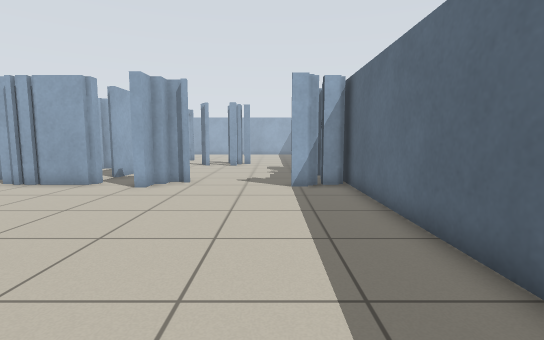
view 1 (above)

24 first-person views from a walk through a robot-simulator world made for Stage. The camera is 0.86 m above the floor, tilts 6° down and sees 85° across. Floor lines are 1 m apart. The floor is counted in squares, 0.5 m on a side. Each view is taken from the middle of a square. On the plan, view 1 faces up. The plan holds only what a view shows up to about 15 squares ahead; the rest is blank. The place goes on beyond the plan. Robots are left out.

view 2
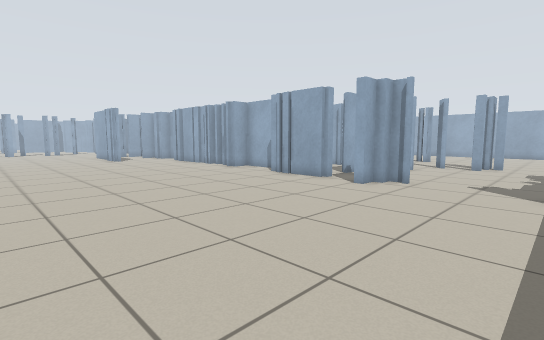

view 3
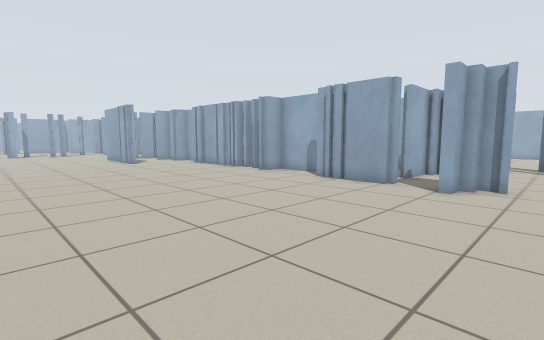

view 4
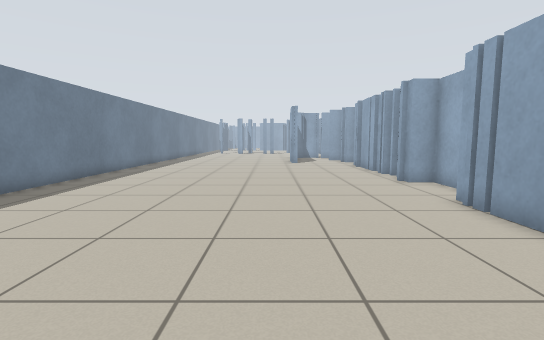

view 5
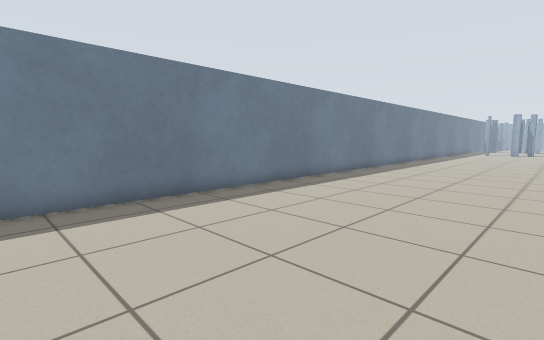

view 6
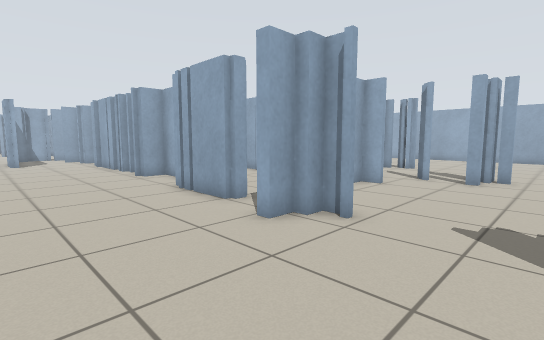

view 7
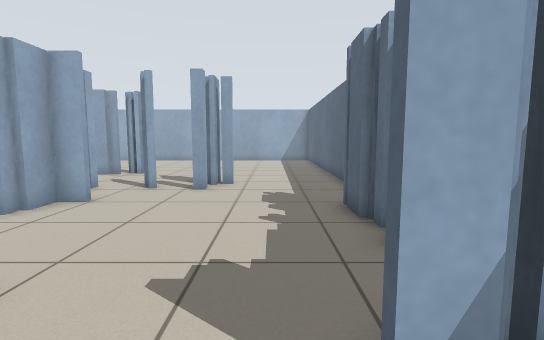

view 8
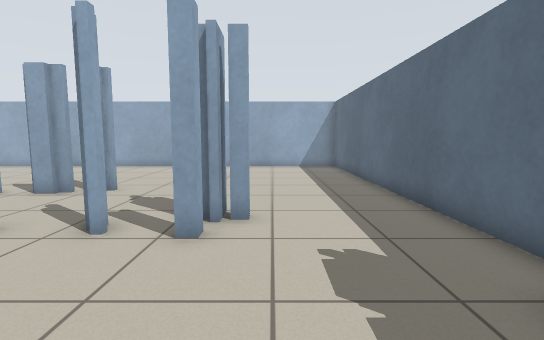

view 9
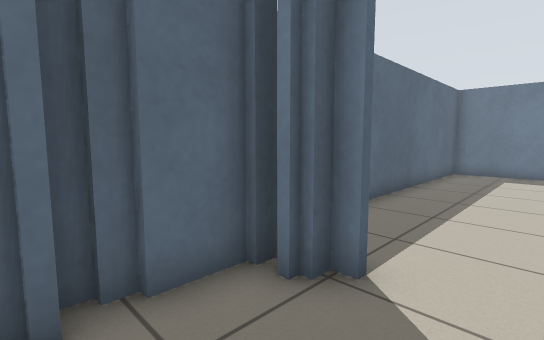

view 10
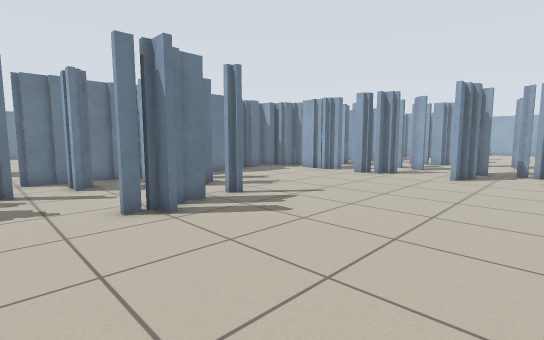

view 11
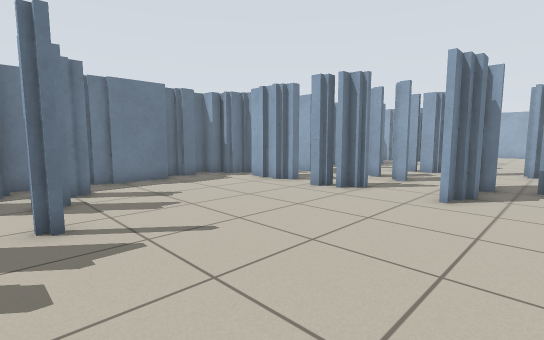

view 12
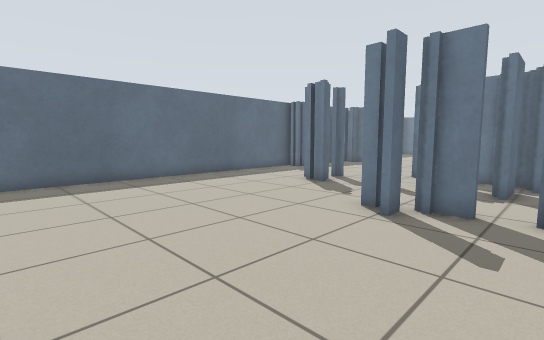

view 13
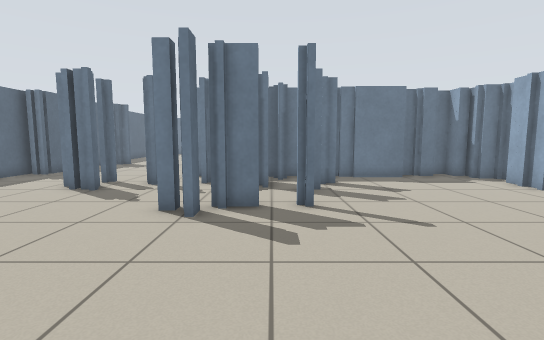

view 14
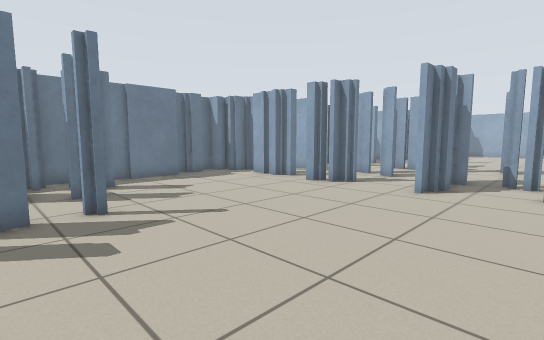

view 15
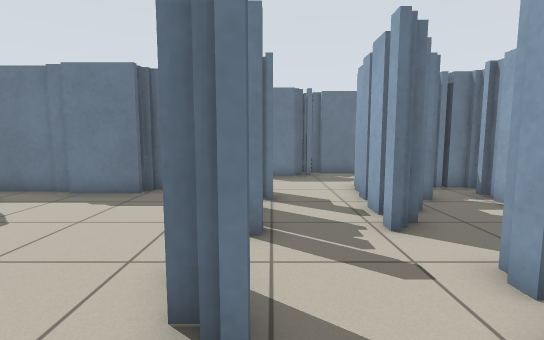

view 16
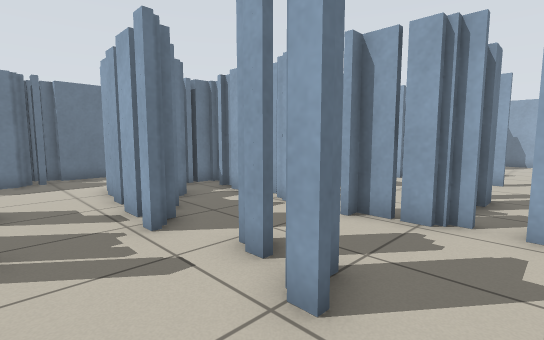

view 17
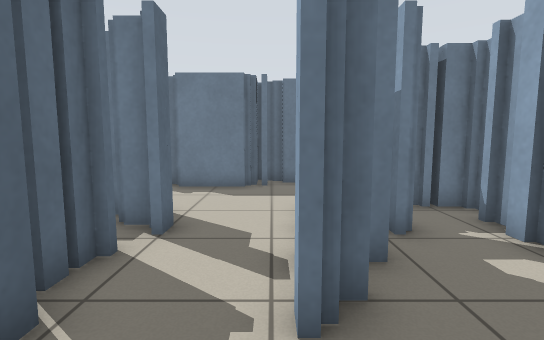

view 18
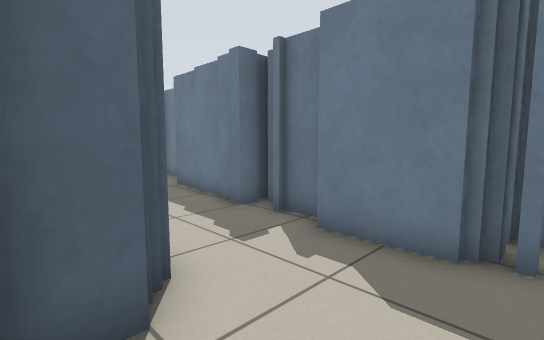

view 19
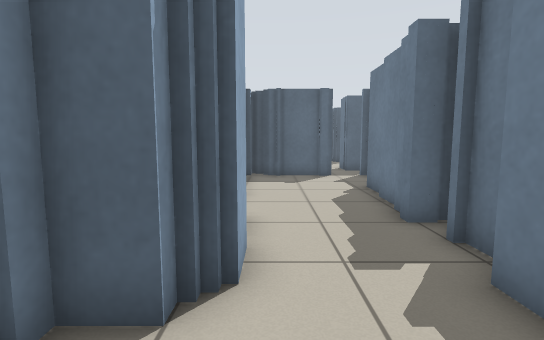

view 20
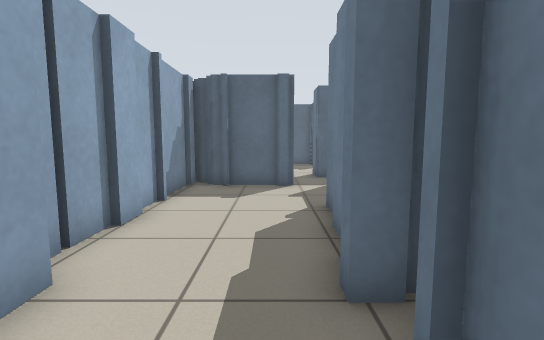

view 21
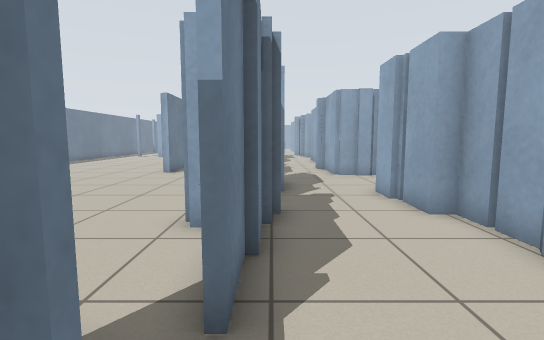

view 22
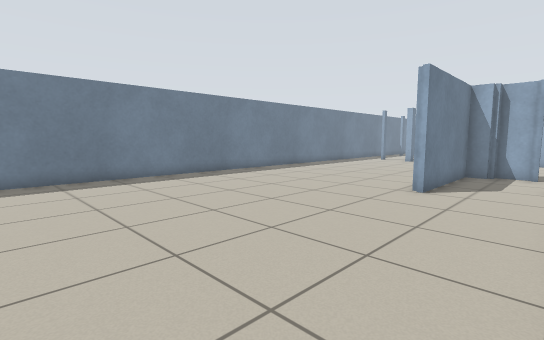

view 23
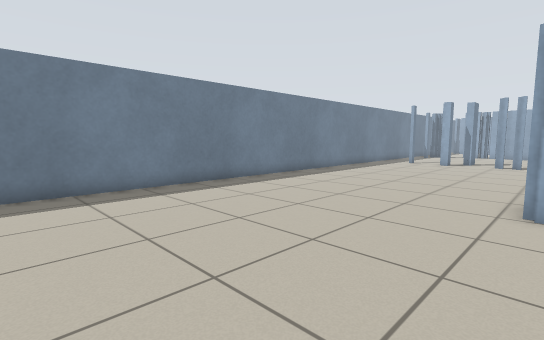

view 24
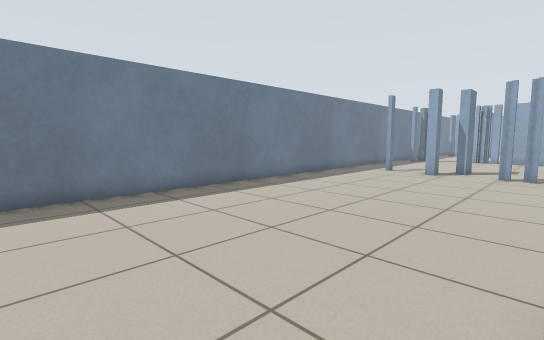

### Floor plan
Key: @ floor where view 1 was taken; # wall or solid block; x gap in a wall; . floor; T thing the floor can be seen under or through.
Columns run from 36 left of view 1 to 3 right of it. Each row starts with its distance up from view 1.
 31                 .......................
 30            ....#.......................#
 29          #.....x.......................#
 28          ......####....................#
 27           #............................#
 26 .......##.x............................#
 25 ......  # ##..#...#....................#
 24         ...#..x...x.........##.........#
 23             ......x....................#
 22             ......#....................#
 21            x..##..#......## .....##....#
 20           # .###.##......#####..###....#
 19           #####..x.......######.###....#
 18           #####..##..####.## ##........#
 17           ## ##...#############.......##
 16           #####..............##.......##
 15              ................#........#
 14              ................#........#
 13              ..#######TTTT...x........##
 12              ####  ###TTTTTT.x.##.....##
 11              ..##  #......T###.##....###
 10        x...............................#
  9        #...............................#
  8        ######..........................#
  7    ........ #..........................#
  6 #......................................#
  5 #......................................#
  4 .......................................#
  3 .......................................#
  2 .......................................#
  1 .......................................#
  0  ...................................@..#
 -1   .....................................#
 -2    #####################################

Positions as (right, up) in squares from view 1, and headings:
1: (0, 0), facing up
2: (1, 0), facing up-left
3: (-2, 0), facing up-left
4: (-2, 6), facing left
5: (0, 6), facing down-left
6: (0, 6), facing up-left
7: (0, 9), facing up
8: (-1, 14), facing up
9: (-1, 14), facing down-right
10: (-4, 31), facing down-left
11: (-9, 30), facing down-left
12: (-10, 31), facing down-right
13: (-9, 31), facing down
14: (-8, 31), facing down-left
15: (-19, 27), facing down
16: (-19, 27), facing down-left
17: (-21, 24), facing down
18: (-21, 18), facing down-right
19: (-21, 16), facing right
20: (-18, 14), facing right
21: (-8, 13), facing left
22: (-13, 11), facing down-left
23: (-15, 8), facing down-left
24: (-21, 7), facing down-left
